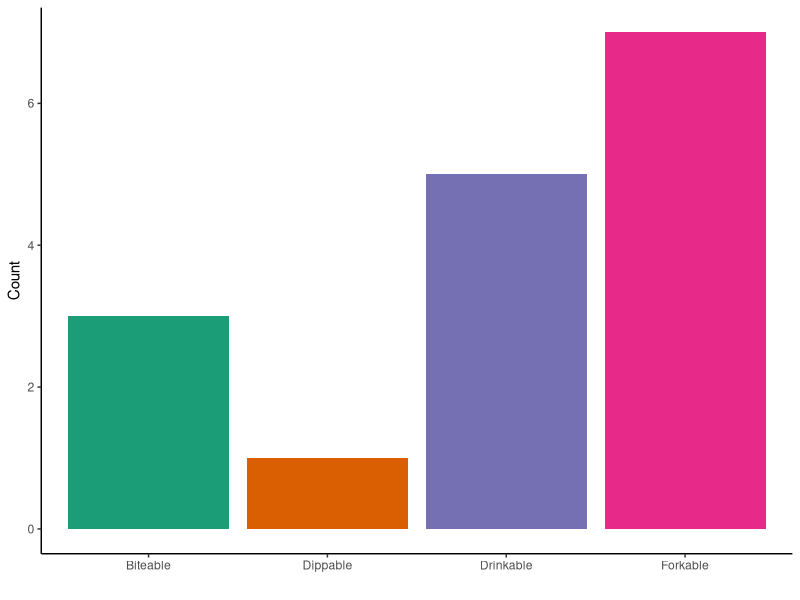
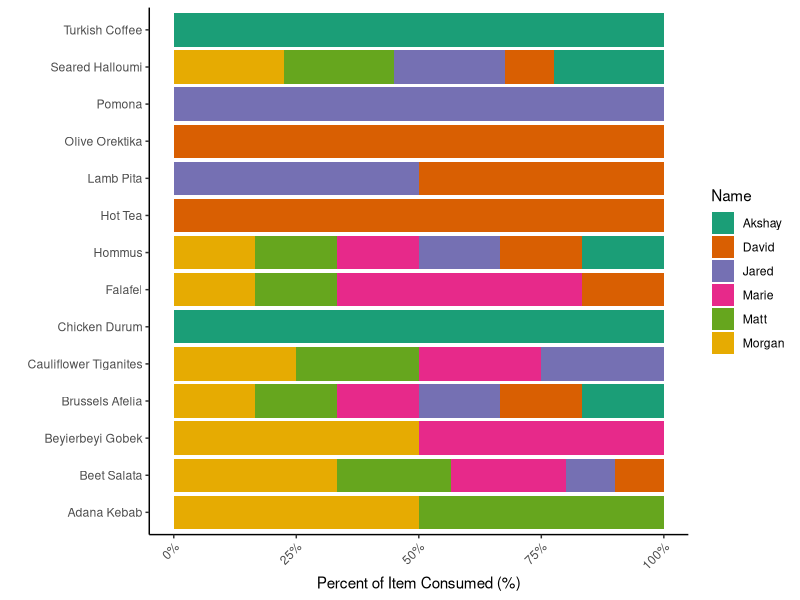

Reproduce these figures in R, in order.
## ---- chunk 1
library(tidyverse)
df = readxl::read_xlsx("data.xlsx", sheet = "Small")
## ---- chunk 2
df %>%
  ggplot() +
  geom_bar(stat = "count", 
           aes(x = Category, fill = Category)) +
  labs(y = "Count",
       x = "") +
  theme_classic() +
  scale_fill_brewer(palette = "Dark2", guide = "none")
## ---- chunk 3
df %>%
  pivot_longer(cols = Akshay:Morgan, 
               names_to = "Name", 
               values_to = "pctConsumed") %>%
  ggplot() +
  geom_bar(stat = "identity",
           position = "fill",
           aes(x = Item, y = pctConsumed, fill = Name)) +
  scale_y_continuous(labels = scales::percent) +
  scale_fill_brewer(palette = "Dark2") +
  # geom_vline(xintercept = (1:14)+0.5) +
  coord_flip() +
  theme_classic() +
  labs(y = "Percent of Item Consumed (%)", x = "") +
  theme(axis.text.x = element_text(angle = 45, hjust = 1))
